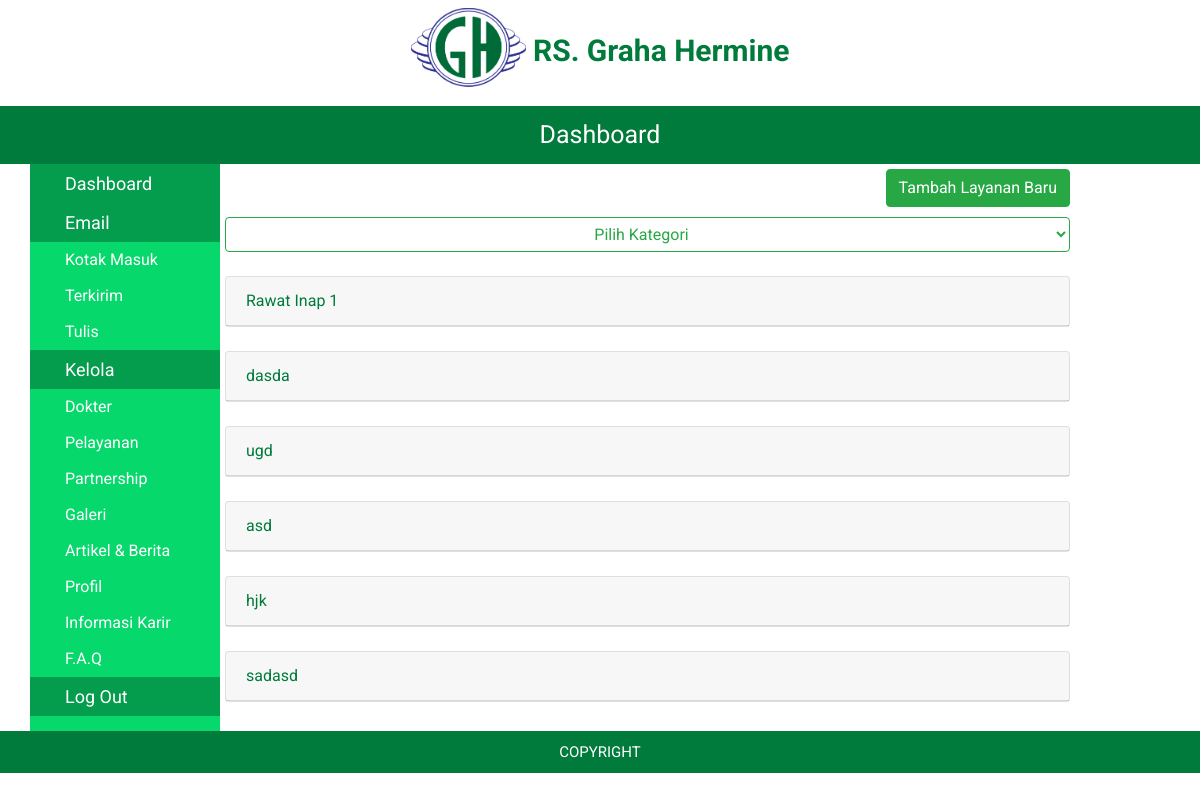
Page /adminsite/Dashboard.php?page=pelayanan (signed in) on the committed database.
### tables this page shows
CREATE TABLE `daftar_layanan` (
  `layananID` int(11) NOT NULL,
  `kategoriLayanan` varchar(250) NOT NULL,
  `namaLayanan` varchar(250) NOT NULL,
  `deskripsiLayanan` text NOT NULL,
  `fotoUtama` varchar(250) NOT NULL,
  `foto2` varchar(250) NOT NULL,
  `foto3` varchar(250) NOT NULL
);

### adminsite/kelola/pelayanan.php (the view, shortened to what this page needs)
<?php
require '../assets/core/init.php';
if (isset($_POST['pilihkategori'])) {
  $filter = $_POST['pilihkategori'];
  $getdaftarlayanan = mysqli_query($connect, "SELECT * FROM daftar_layanan WHERE kategoriLayanan = '$filter'");
} else {
    $getdaftarlayanan = mysqli_query($connect, "SELECT * FROM daftar_layanan");
}
?>
<button class="btn btn-success float-right" data-toggle="modal" data-target="#addLayanan">Tambah Layanan Baru</button>
<br>
<br>
<form name="pilihkategori" method="POST" action="Dashboard.php?page=pelayanan">
<select onchange="this.form.submit()" class="btn btn-outline-success" style="width: 100%;" name="pilihkategori">
<option value="" selected disabled hidden>Pilih Kategori</option>
</select>
</form>
<br>
<div class="pelayanan">
    <?php
      while ($listlayanan = mysqli_fetch_array($getdaftarlayanan)) {
        echo "<a href='kelola/detailpelayanan.php?id=$listlayanan[layananID]'>";
echo"<div class='card'>";
  echo"<div class='card-header'>".$listlayanan['namaLayanan']."</div></div></a><br>";
      }?>
  </div>

### adminsite/Dashboard.php (style rules this page uses)
body { margin: 0; padding: 0; font-family: "Roboto", sans-serif; }
a { text-decoration: none; color: rgb(0, 123, 59); }
.pelayanan { text-align: left; }

### rows in the picture
daftar_layanan: namaLayanan "Rawat Inap 1"
daftar_layanan: namaLayanan "dasda"
daftar_layanan: namaLayanan "ugd"
daftar_layanan: namaLayanan "asd"
daftar_layanan: namaLayanan "hjk"
daftar_layanan: namaLayanan "sadasd"
